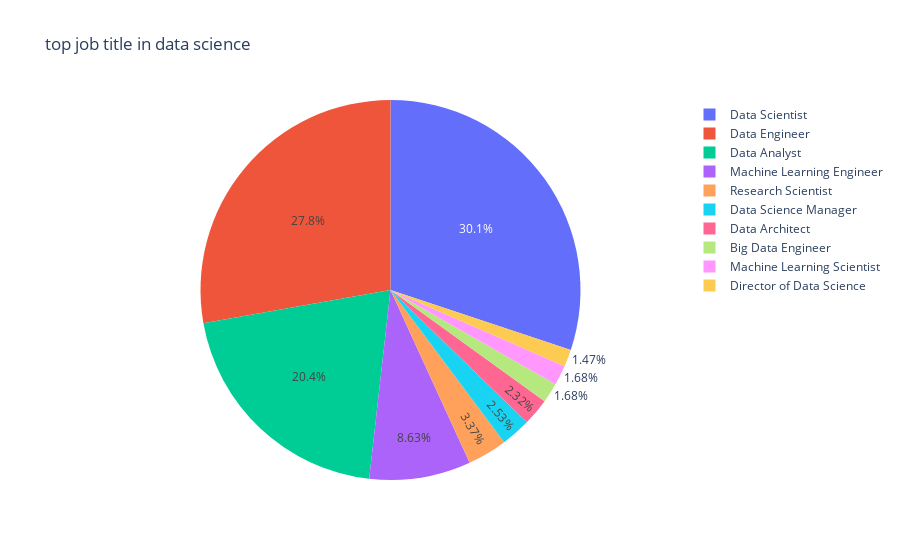

Notebook code for this chart:
### Code cell
fig = px.pie(jobs[:10],values=0,names='job_title',title='top job title in data science')
fig.show()

### Figure 1 — Plotly figure (JSON) as saved in the notebook; plotly's stock layout.template omitted (floating-point values rounded to 4 significant figures)
{"data": [{"domain": {"x": [0, 1], "y": [0, 1]}, "hovertemplate": "job_title=%{label}<br>0=%{value}<extra></extra>", "labels": ["Data Scientist", "Data Engineer", "Data Analyst", "Machine Learning Engineer", "Research Scientist", "Data Science Manager", "Data Architect", "Big Data Engineer", "Machine Learning Scientist", "Director of Data Science"], "legendgroup": "", "name": "", "showlegend": true, "type": "pie", "values": [143, 132, 97, 41, 16, 12, 11, 8, 8, 7]}], "layout": {"legend": {"tracegroupgap": 0}, "title": {"text": "top job title in data science"}}}
